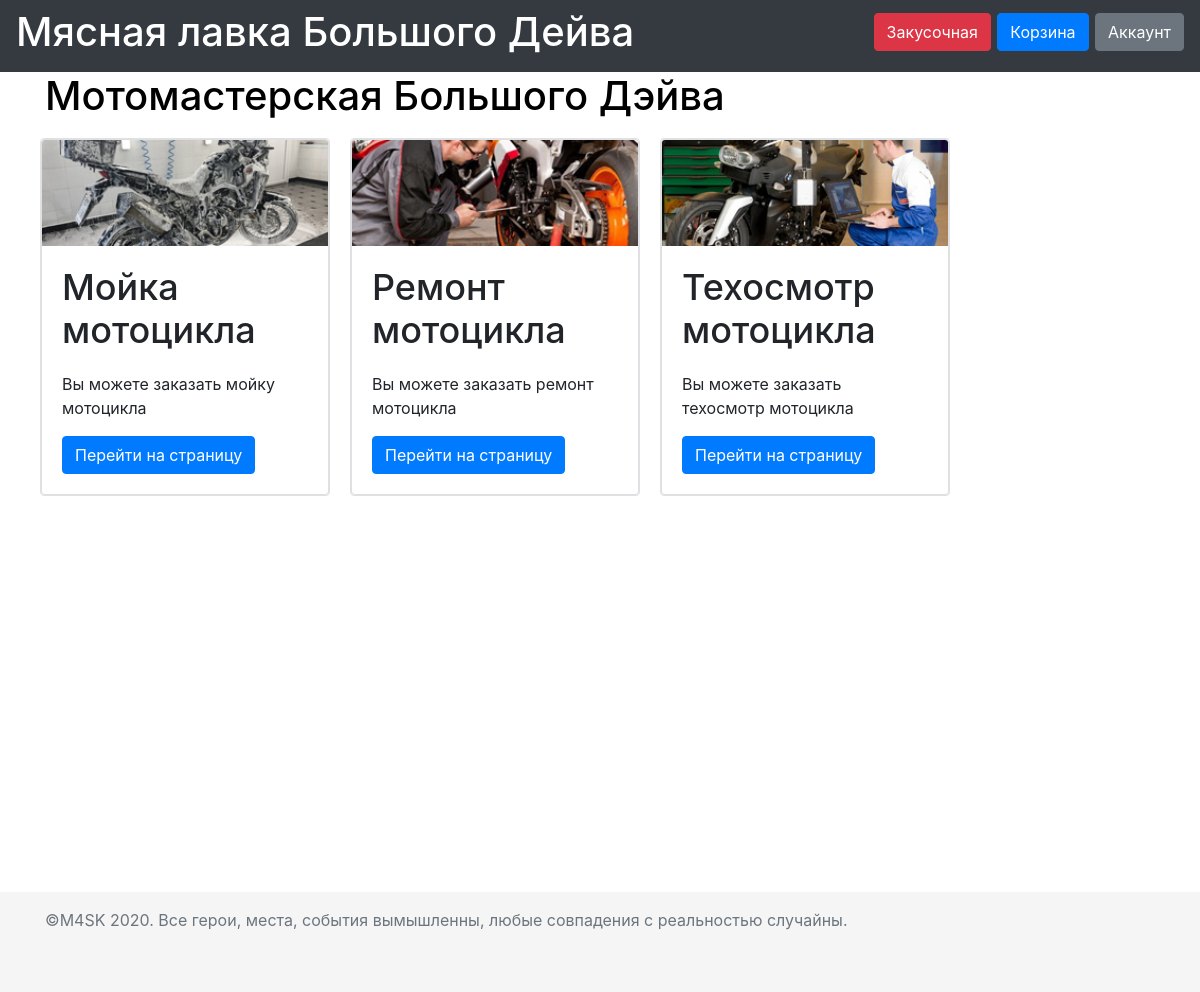
The app's page /motorcycle_workshop with its own data.
### data/Services.py (models this page shows, shortened)
class Services(SqlAlchemyBase, UserMixin, SerializerMixin):
    __tablename__ = 'services'
    id = sqlalchemy.Column(sqlalchemy.Integer, primary_key=True, autoincrement=True)
    photo = sqlalchemy.Column(sqlalchemy.String)
    name = sqlalchemy.Column(sqlalchemy.String, nullable=True)
    short_description = sqlalchemy.Column(sqlalchemy.String, nullable=True)
    full_description = sqlalchemy.Column(sqlalchemy.String, nullable=True)
    price = sqlalchemy.Column(sqlalchemy.Float, nullable=True)
    cart = orm.relation("Cart", back_populates='services')
    comment = orm.relation("Comment", back_populates='services')

### flask_app.py (the view)
    @app.route('/motorcycle_workshop')
    def motorcycle():
        session = db_session.create_session()
        services = session.query(Services).all()
        return render_template('motorcycle_workshop-main.html', title='Мотомастерская', services=services)

### data/db_session.py (called while the page is built)
def create_session() -> Session:
    global __factory
    return __factory()

### templates/motorcycle_workshop-main.html
{% extends "base_motorcycle_workshop.html" %}
{% block content %}
<h1 style="color: black;">Мотомастерская Большого Дэйва</h1>
<div class="row">
    {% for item in services%}
    <div class="col-md6 border rounded" style="margin: 10px;">
        <div class="card" style="width: 18rem;">
            <img src= {{ item.photo }} class="card-img-top" alt= {{ item.photo }}>
            <div class="card-body">
                <h5 class="card-title" style="font-size: 36px;">{{ item.name }}</h5>
                <p class="card-text" style="font-size: 16px;">{{ item.short_description}}</p>
                <a href='/motorcycle_workshop/{{ item.id }}' class="btn btn-primary">Перейти на страницу</a>
            </div>
        </div>
    </div>
    {% endfor %}
</div>
{% endblock %}

### static/css/style.css (style rules this page uses)
h1 { color: white; font: Raleway-Bold; }
a { color: white; font: Raleway-Bold; }
p { margin-top: 20px; font-size: 20pt; font-style: Lato-Light }

### records on screen
Services: photo (picture), name "Мойка мотоцикла", short_description "Вы можете заказать мойку мотоцикла"
Services: photo (picture), name "Ремонт мотоцикла", short_description "Вы можете заказать ремонт мотоцикла"
Services: photo (picture), name "Техосмотр мотоцикла", short_description "Вы можете заказать техосмотр мотоцикла"
